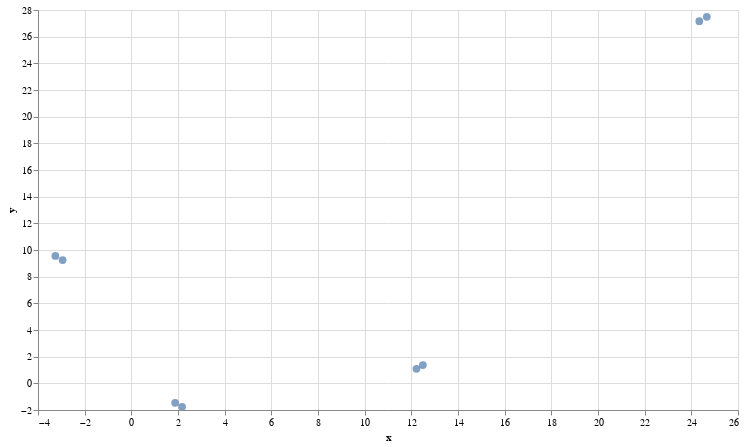

The notebook cell this image was saved under:
### Code cell
chart.interactive()

### Figure 1 — Vega-Lite specification as saved in the notebook (floating-point values rounded to 4 significant figures)
{"config": {"view": {"continuousWidth": 300, "continuousHeight": 300}}, "data": {"name": "data-832e7186924640d094a86107e4affccd"}, "mark": {"type": "circle", "size": 60}, "encoding": {"tooltip": [{"field": "text", "type": "nominal"}], "x": {"field": "x", "scale": {"zero": false}, "type": "quantitative"}, "y": {"field": "y", "scale": {"zero": false}, "type": "quantitative"}}, "height": 400, "params": [{"name": "param_1", "select": {"type": "interval", "encodings": ["x", "y"]}, "bind": "scales"}], "width": 700, "$schema": "https://vega.github.io/schema/vega-lite/v5.8.0.json", "datasets": {"data-832e7186924640d094a86107e4affccd": [{"text": "Where is the world cup?", "x": 12.5, "y": 1.367}, {"text": "The world cup is in Qatar", "x": 12.22, "y": 1.09}, {"text": "What color is the sky?", "x": 24.34, "y": 27.16}, {"text": "The sky is blue", "x": 24.66, "y": 27.48}, {"text": "Where does the bear live?", "x": -2.945, "y": 9.246}, {"text": "The bear lives in the the woods", "x": -3.255, "y": 9.555}, {"text": "What is an apple?", "x": 2.175, "y": -1.762}, {"text": "An apple is a fruit", "x": 1.878, "y": -1.465}]}}
